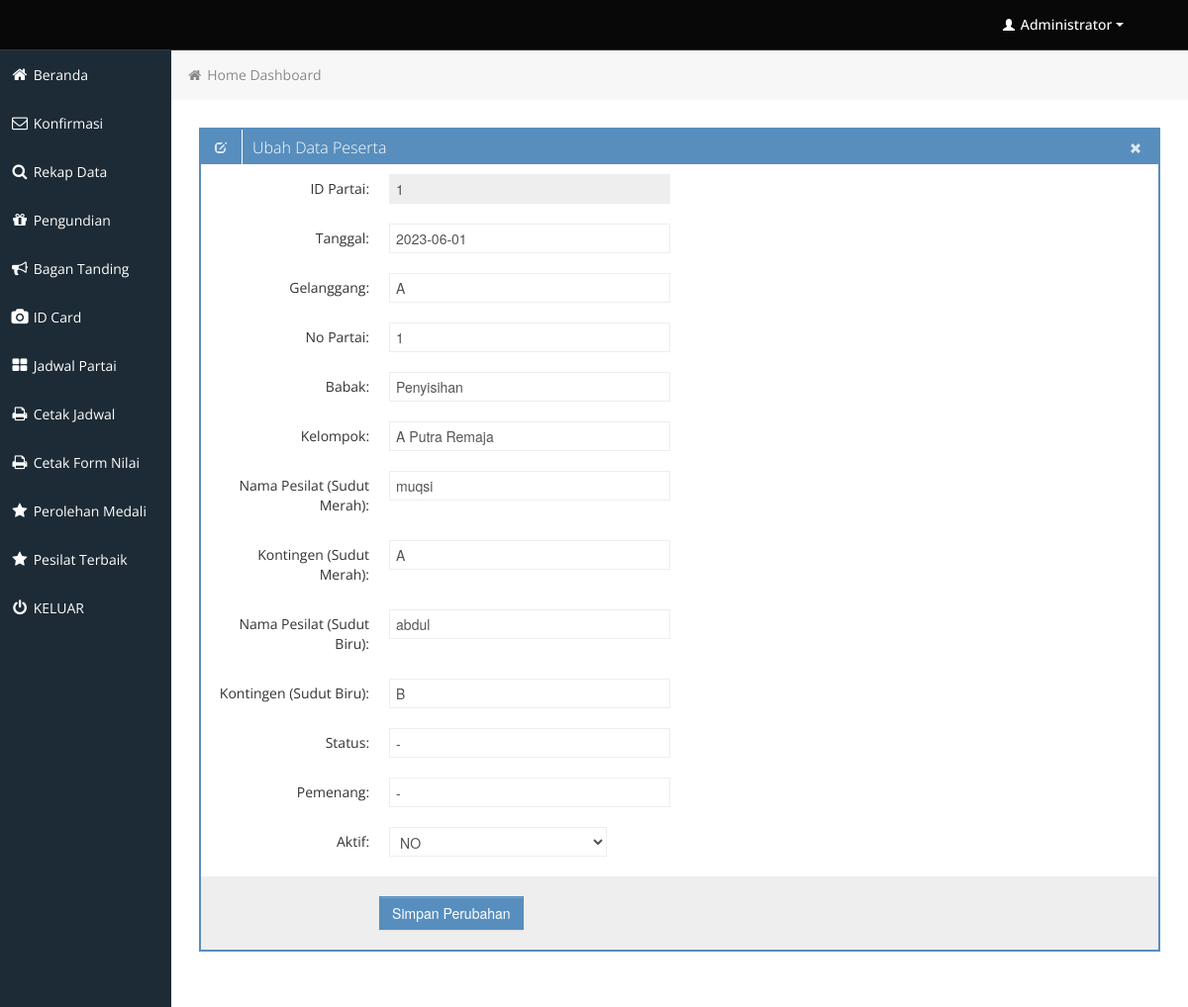
The page /backend/edit_partai.php?id_partai=1 (signed in) on the database its author committed.
### tables this page shows
CREATE TABLE `jadwal_tanding` (
  `id_partai` int(11) NOT NULL,
  `tgl` date NOT NULL,
  `kelas` varchar(55) NOT NULL,
  `gelanggang` varchar(2) NOT NULL,
  `partai` varchar(4) NOT NULL,
  `nm_merah` varchar(55) NOT NULL,
  `kontingen_merah` varchar(55) NOT NULL,
  `nm_biru` varchar(55) NOT NULL,
  `kontingen_biru` varchar(55) NOT NULL,
  `status` varchar(55) NOT NULL DEFAULT '-',
  `pemenang` varchar(150) NOT NULL DEFAULT '-',
  `babak` varchar(55) DEFAULT NULL,
  `medali` varchar(2) NOT NULL DEFAULT '0',
  `aktif` varchar(2) NOT NULL DEFAULT '0'
);

### backend/edit_partai.php (the view, shortened to what this page needs)
<?php
	include('includes/connection.php');
	$id_partai = mysqli_real_escape_string($koneksi, $_GET["id_partai"]);
	$sqlpartai ="SELECT * FROM jadwal_tanding
					WHERE id_partai = '$id_partai' ";
	$datapartai = mysqli_query($koneksi, $sqlpartai);
	$partai = mysqli_fetch_array($datapartai);
?>
			<div class="row-fluid sortable">
				<div class="box span12">
					<div class="box-header" data-original-title>
						<h2><i class="halflings-icon white edit"></i><span class="break"></span>Ubah Data Peserta</h2>
						<div class="box-icon">
							<a href="users.php" class="btn-close"><i class="halflings-icon white remove"></i></a>
						</div>
					</div>
					<div class="box-content">
						<form class="form-horizontal" method="post" action="admin_do_edit_partai.php">
							<fieldset>
							  <div class="control-group">
								<label class="control-label" for="focusedInput">ID Partai:</label>
								<div class="controls">
								  <input class="input-xlarge focused" name="id_partai" id="focusedInput" readonly="1" type="text" placeholder="Username"
								  value="<?php echo $id_partai; ?>">
								</div>
							  </div>
							  <div class="control-group">
								<label class="control-label" for="focusedInput">Tanggal:</label>
								<div class="controls">
								  <input class="input-xlarge focused" name="tgl" id="focusedInput" type="text" value="<?php echo $partai["tgl"]; ?>">
								</div>
							  </div>
							  <div class="control-group">
								<label class="control-label" for="focusedInput">Gelanggang:</label>
								<div class="controls">
								  <input class="input-xlarge focused" name="gelanggang" id="focusedInput" type="text" value="<?php echo $partai["gelanggang"]; ?>">
								</div>
							  </div>
							  <div class="control-group">
								<label class="control-label" for="focusedInput">No Partai:</label>
								<div class="controls">
								  <input class="input-xlarge focused" name="partai" id="focusedInput" type="text" value="<?php echo $partai["partai"]; ?>">
								</div>
							  </div>
							   <div class="control-group">
								<label class="control-label" for="focusedInput">Babak:</label>
								<div class="controls">
								  <input class="input-xlarge focused" name="babak" id="focusedInput" type="text" value="<?php echo $partai["babak"]; ?>">
								</div>
							  </div>
							   <div class="control-group">
								<label class="control-label" for="focusedInput">Kelompok:</label>
								<div class="controls">
								  <input class="input-xlarge focused" name="kelas" id="focusedInput" type="text" value="<?php echo $partai["kelas"]; ?>">
								</div>
							  </div>
							   <div class="control-group">
								<label class="control-label" for="focusedInput">Nama Pesilat (Sudut Merah):</label>
								<div class="controls">
								  <input class="input-xlarge focused" name="nm_merah" id="focusedInput" type="text" value="<?php echo $partai["nm_merah"]; ?>">
								</div>
							  </div>
							   <div class="control-group">
								<label class="control-label" for="focusedInput">Kontingen (Sudut Merah):</label>
								<div class="controls">
								  <input class="input-xlarge focused" name="kontingen_merah" id="focusedInput" type="text" value="<?php echo $partai["kontingen_merah"]; ?>">
								</div>
							  </div>
							   <div class="control-group">
								<label class="control-label" for="focusedInput">Nama Pesilat (Sudut Biru):</label>
								<div class="controls">
								  <input class="input-xlarge focused" name="nm_biru" id="focusedInput" type="text" value="<?php echo $partai["nm_biru"]; ?>">
								</div>
							  </div>
							   <div class="control-group">
								<label class="control-label" for="focusedInput">Kontingen (Sudut Biru):</label>
								<div class="controls">
								  <input class="input-xlarge focused" name="kontingen_biru" id="focusedInput" type="text" value="<?php echo $partai["kontingen_biru"]; ?>">
								</div>
							  </div>
							  <div class="control-group">
								<label class="control-label" for="focusedInput">Status:</label>
								<div class="controls">
								  <input class="input-xlarge focused" name="status" id="focusedInput" type="text" value="<?php echo $partai["status"]; ?>">
								</div>
							  </div>
							  <div class="control-group">
								<label class="control-label" for="focusedInput">Pemenang:</label>
								<div class="controls">
								  <input class="input-xlarge focused" name="pemenang" id="focusedInput" type="text" value="<?php echo $partai["pemenang"]; ?>">
								</div>
							  </div>
							  <div class="control-group">
								<label class="control-label" for="focusedInput">Aktif:</label>
								<div class="controls">
								  <select class="form-control" name="aktif" id="aktif">
										<option value="0" <?php if($partai["aktif"]=="0") { echo "selected"; } ?>>NO</option>
								    </select>
								</div>
							  </div>
							  <div class="form-actions">
								<button type="submit" onclick="return confirmUpdate()" class="btn btn-primary">Simpan Perubahan</button>
							  </div>
							</fieldset>
						</form>
					</div>
				</div>
			</div>

### backend/css/style.css (style rules this page uses)
body { background: #F5F5F5; color: #333; border: none; font-family: 'Open Sans', sans-serif; font-weight: 400; }
a { color: #646464; }
h2 { font-size: 16px; line-height: 16px; }
.box { border: 2px solid #578EBE; background: #fff !important; margin-bottom: 28px; }
.box-header { height: 16px; font-size: 16px; line-height: 16px; padding: 10px; background: #578EBE; -webkit-box-shadow: none; -moz-box-shadow: none; box-shadow: none; overflow: hidden; }
.box-header h2 { float:left; margin-top: 0px; font-weight: 300; }
.box-header .box-icon, .box-header h2 { color:#fff; }
.box-header h2 i { margin: 0px 3px 0px 4px; opacity: .8; filter: alpha(opacity=80); -ms-filter:"progid:DXImageTransform.Microsoft.Alpha(Opacity=80)"; }
.box-header .box-icon { float:right; margin-top: 1px; }
.box-header .box-icon i { -webkit-transition: all 0.1s ease-in-out; -moz-transition: all 0.1s ease-in-out; -o-transition: all 0.1s ease-in-out; -ms-transition: all 0.1s ease-in-out; transition: all 0.1s ease-in-out; opacity: .8; filter: alpha(opacity=80); -ms-filter:"progid:DXImageTransform.Microsoft.Alpha(Opacity=80)"; }
.box-header .box-icon a { margin: 0px 5px; }
.box-content { position: relative; z-index: 50; margin-top: -1px; padding: 10px; background: #fff !important; }
.form-actions { padding: 19px 20px 20px; margin: 20px -10px -30px -10px; background-color: #eee; border-top: 1px solid #eee; *zoom: 1; }
.form-actions:before, .form-actions:after { display: table; line-height: 0; content: ""; }
.form-actions:after { clear: both; }
.btn { display: inline-block; padding: 6px 12px; margin-bottom: 0; font-size: 14px; font-weight: 500; line-height: 20px; text-align: center; white-space: nowrap; vertical-align: middle; cursor: pointer; border: 1px solid #a7a9aa; -webkit-border-radius: 0px !important; border-radius: 0px !important; }
.btn { color: #ffffff; background-color: #a7a9aa; border-color: #a7a9aa; background-image: none; filter: none; text-shadow: none; }
.btn-primary { background-color: #578EBE; border-color: #578EBE; }

### backend/css/halflings.css (style rules this page uses)
html, html .halflings { -webkit-font-smoothing: antialiased !important; }
.halflings-icon { display: inline-block; width: 14px; height: 14px; line-height: 14px; vertical-align: text-top; background-image: url(../img/glyphicons_halflings.svg); background-position: 0 0; background-repeat: no-repeat; vertical-align: top; *display: inline; *zoom: 1; *margin-right: .3em; }
.halflings-icon.white { background-image: url(../img/glyphicons_halflings-white.svg); }
.halflings-icon.remove { background-position: -312px 0; }
.halflings-icon.edit { background-position: -96px -72px; }

### rows shown on the page
jadwal_tanding: tgl "2023-06-01", gelanggang "A", partai "1", babak "Penyisihan", kelas "A Putra Remaja", nm_merah "muqsi", kontingen_merah "A", nm_biru "abdul", kontingen_biru "B", status "-", pemenang "-", aktif "NO"
